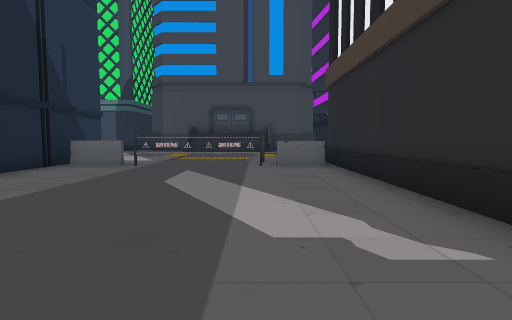
[1] (above)

24 first-person views from a walk through a Unity game level. The camera is 1.3 m above the floor, tilts 4° down and sees 80° across. The floor is counted in squares, 2 m on a side. Each view is taken from the middle of a square. On the plan, view 1 faces up. The plan holds only what a view shows up to about 10 squares ahead; the rest is blank. The place goes on beyond the plan. The player character is not drawn. Door leaves are left out, so doorways stand open. Some surface patterns are stand-ins.

[2]
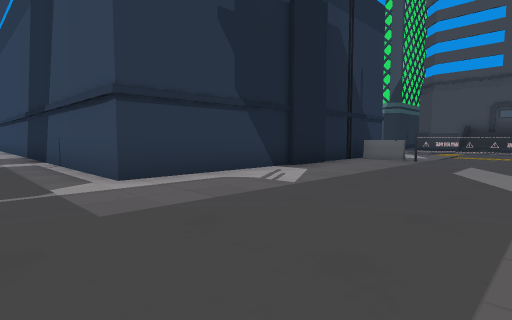

[3]
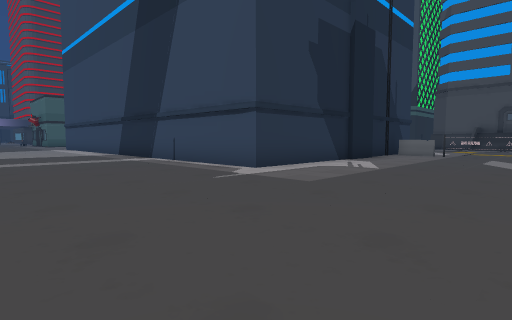

[4]
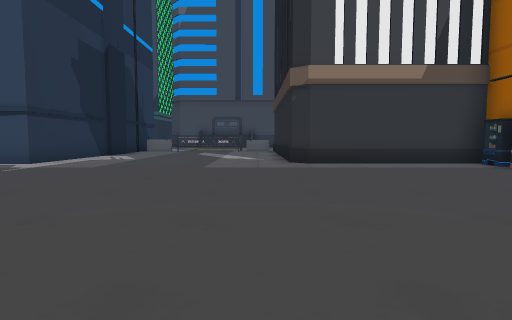

[5]
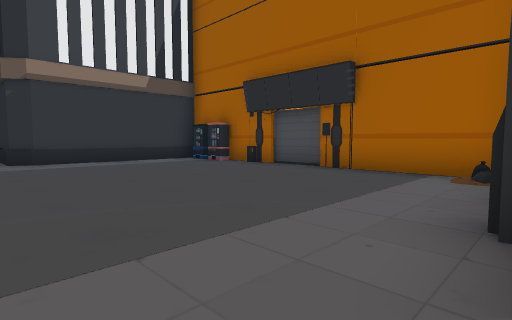

[6]
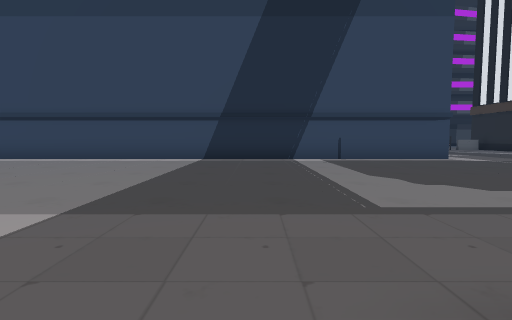

[7]
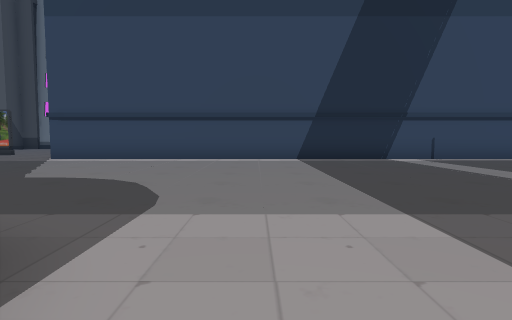

[8]
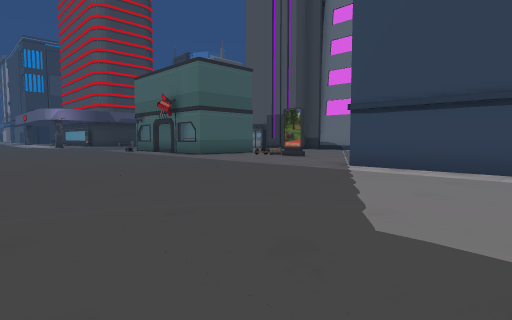

[9]
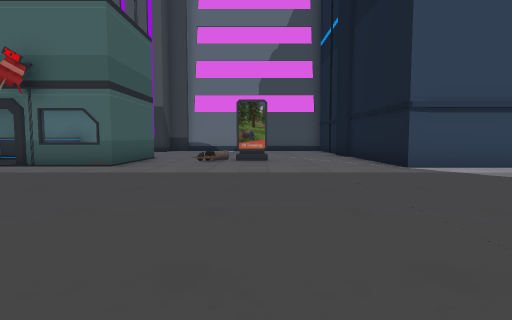

[10]
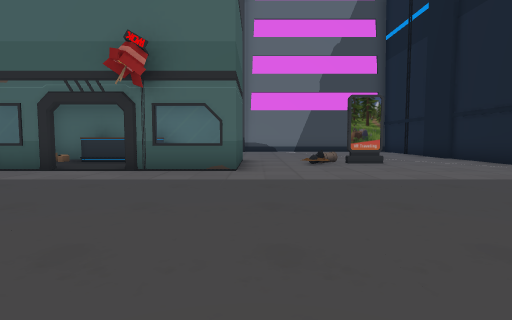

[11]
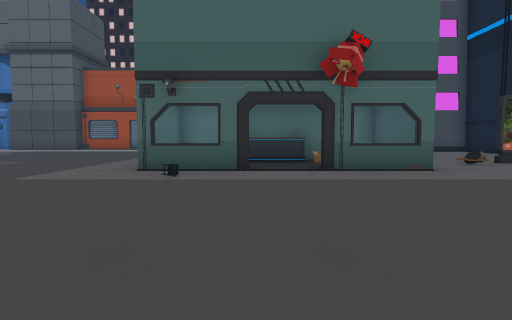

[12]
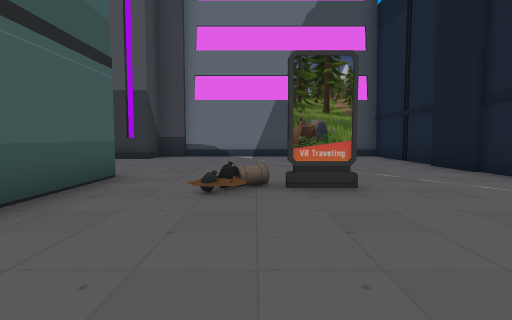

[13]
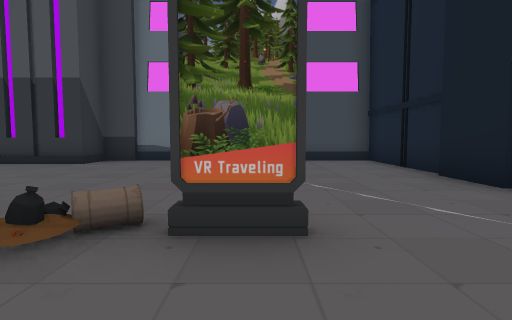

[14]
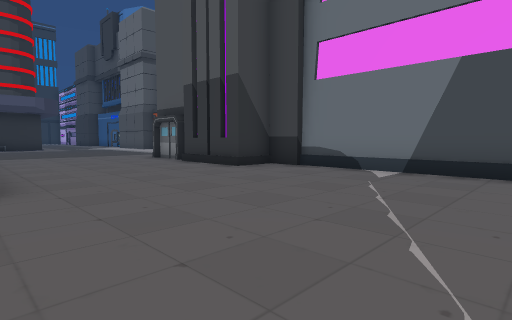

[15]
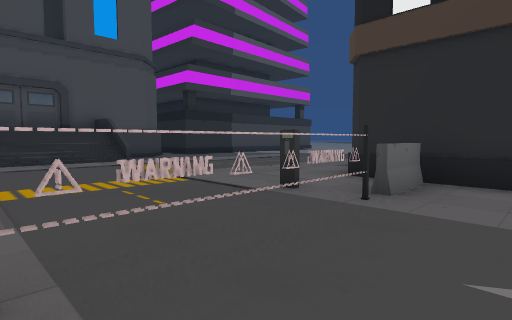

[16]
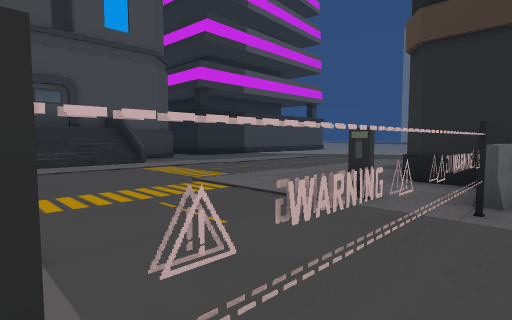

[17]
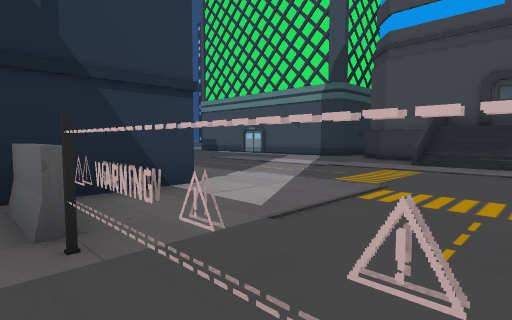

[18]
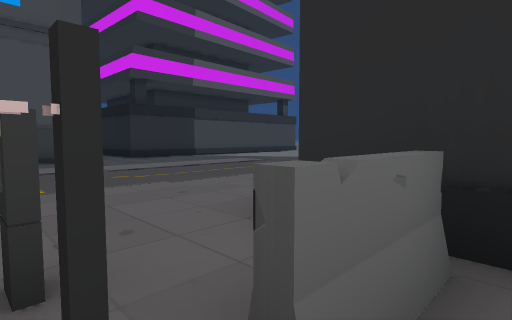

[19]
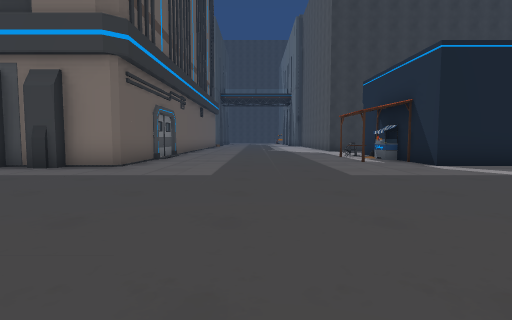

[20]
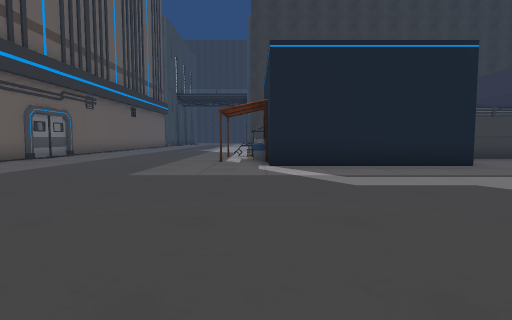

[21]
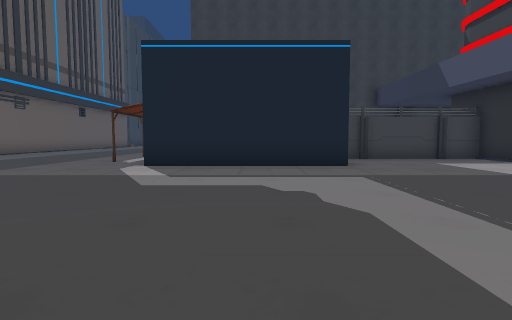

[22]
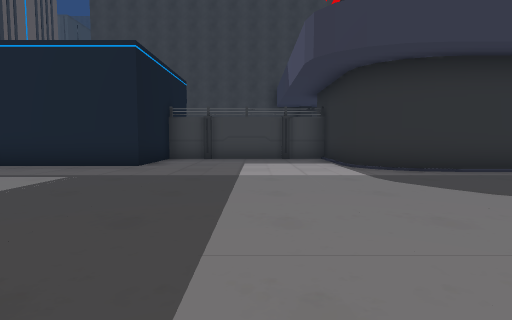

[23]
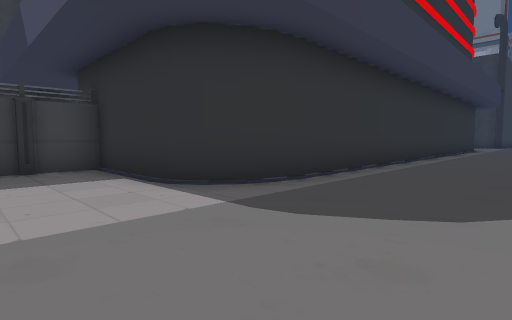

[24]
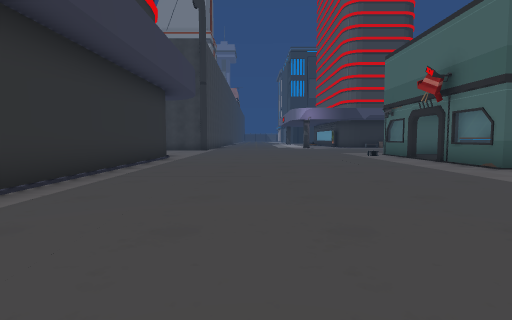

### Floor plan
Key: @ floor where view 1 was taken; # wall or solid block; x gap in a wall; . main floor; - floor 0.25 m lower than the main floor; / step, stairs or slope; D open door; = window, fence, low wall or low ledge; O other object.
Columns run from 36 left of view 1 to 8 right of it. Each row starts with its distance up from view 1.
 18                                OO#OOOOO
 17                                --     ---
 16                               ---     ----
 15                              ../O//////....
 14                             ................
 13                            .................
 12                            ................
 11                              ..............
 10                 O             -//....///---
  9    O   ##.... ..#              #........  O
  8    O.###........#              #=x###=#
  7    .............#              #......#
  6   ..............#              #......#
  5  ...............#              #......#
  4 ................#              #......#
  3 ...##DD##.......#              #......#
  2 ...#.OOO ..O#...#              #......#
  1 ...#....#.......#              #......##
  0 ...==DD==.......################....@..####OO
 -1  ..........................................O
 -2  ..........................................O
 -3   .........................................O
 -4    .........................................
 -5     .......................................O
 -6      ......................................#
 -7      ......................................#
 -8      ###############.......................#
 -9                    ##.....#####........O#OO
-10                     #.....#   #........
-11                     #.....#   #.#.....O
-12                     #######    O.......

Positions as (right, up) in squares from view 1, and headings:
1: (0, 0), facing up
2: (0, -2), facing up-left
3: (0, -5), facing up-left
4: (1, -8), facing up
5: (1, -9), facing up-right
6: (-11, -10), facing up
7: (-14, -10), facing up
8: (-17, -7), facing up-left
9: (-24, -7), facing up
10: (-27, -6), facing up
11: (-31, -6), facing up
12: (-25, -2), facing up
13: (-24, 0), facing up
14: (-23, 3), facing up-left
15: (-3, 6), facing up-right
16: (-3, 7), facing up-right
17: (-1, 7), facing up-left
18: (0, 7), facing up-right
19: (-1, -2), facing down
20: (-5, -2), facing down
21: (-8, -2), facing down
22: (-13, -2), facing down
23: (-13, -5), facing down-left
24: (-21, -5), facing left
